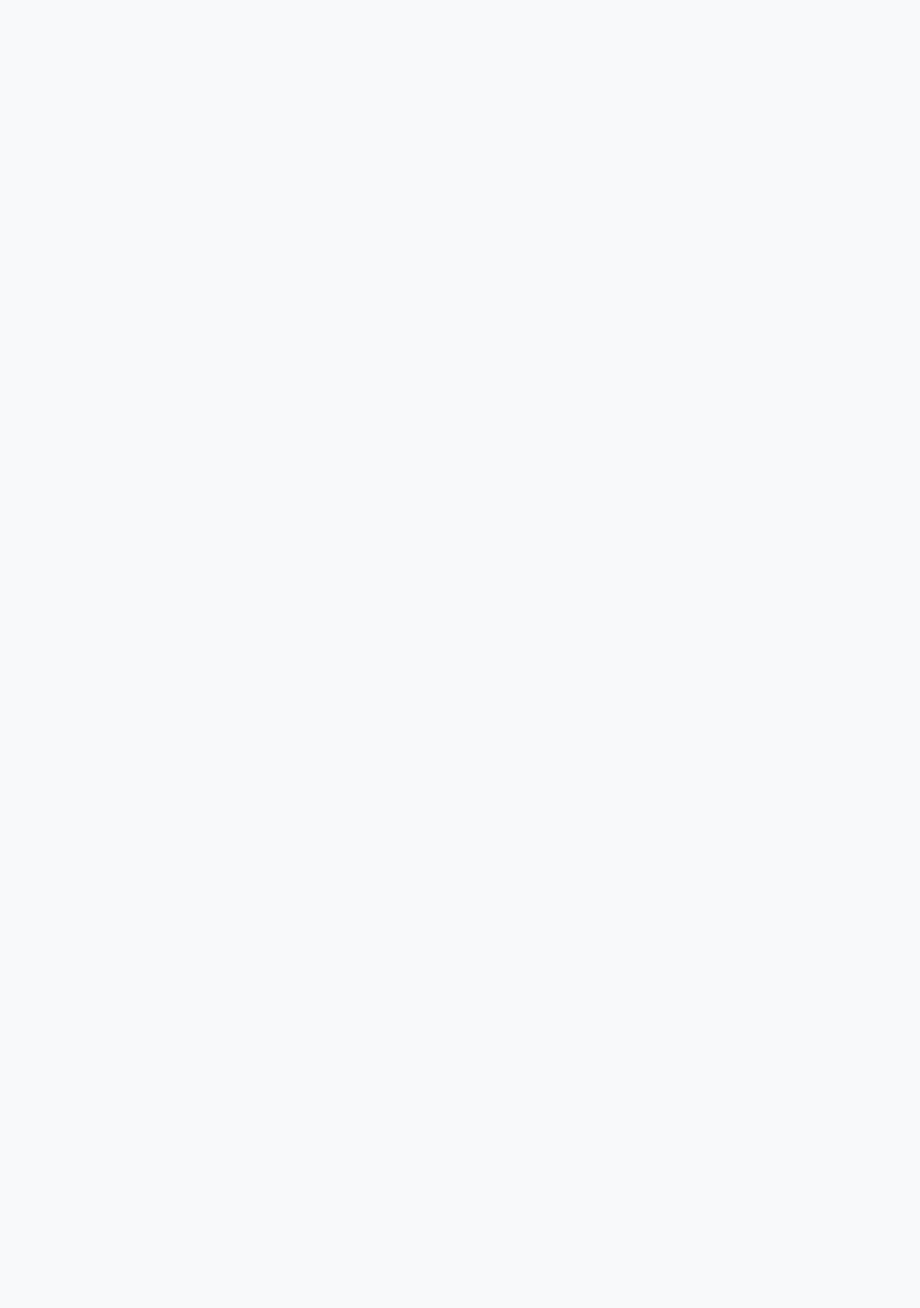
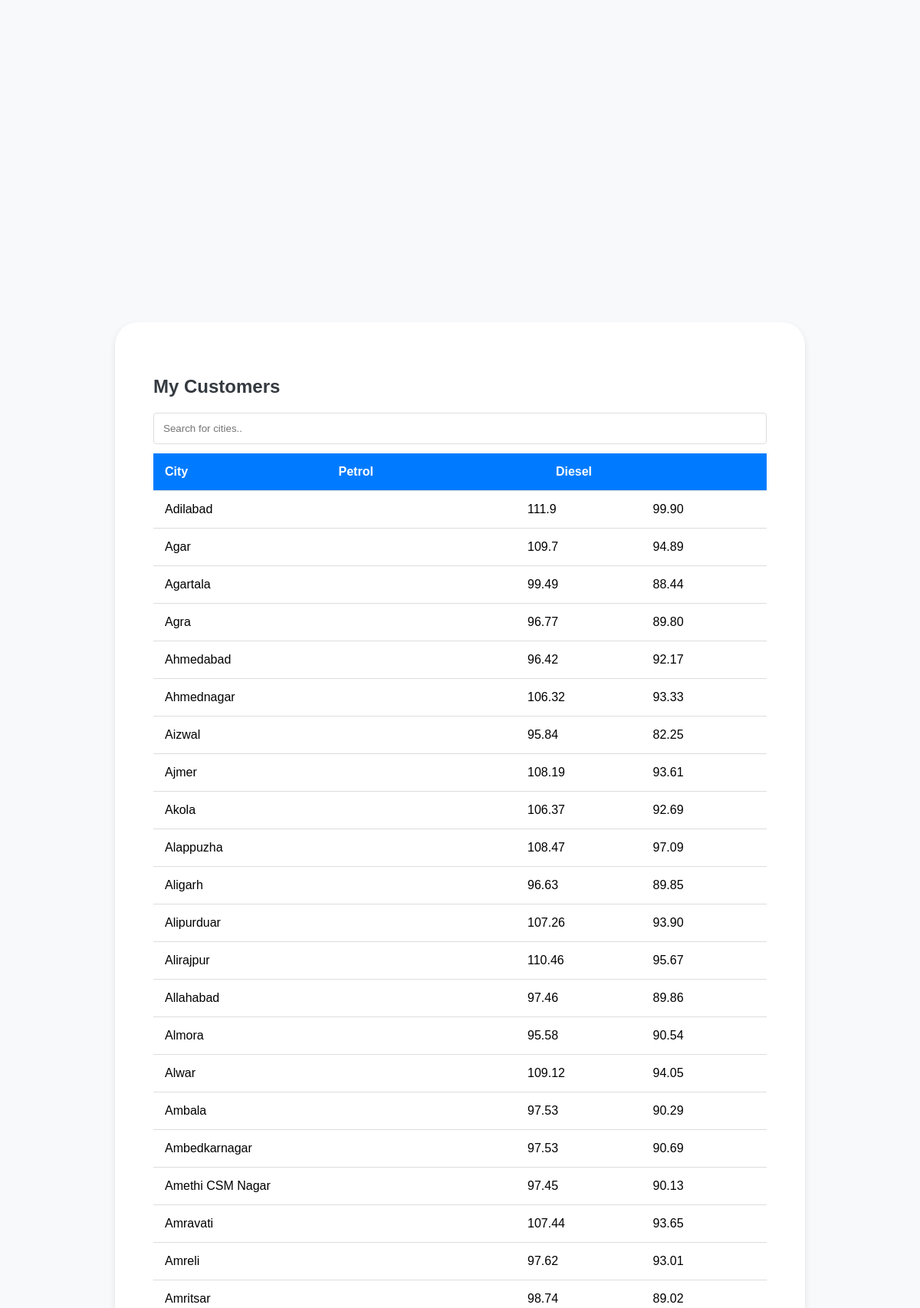
The page / (upper part) on the database its author committed (2 pictures, top to bottom).
### fuel_app/models.py (models this page shows, shortened)
class Fuel_price(models.Model):
    city_name = models.CharField(max_length=255)
    petrol_price=models.CharField(max_length=255)
    diesel_price=models.CharField(max_length=255)

### fuel_app/views.py (the view)
# urls.py: path('', views.Get_Price,name="price"),
def Get_Price(request):
    records = Fuel_price.objects.all().order_by('city_name')
    data = [{'city_name': record.city_name, 'petrol_price': record.petrol_price, 'diesel_price': record.diesel_price} for record in records]
    return render(request,"index.html",{"data":data})

### templates/index.html (shortened to what this page needs)
<!DOCTYPE html>
<html lang="en">
<head>
  <link rel="stylesheet" type="text/css" href="https://cdn.datatables.net/1.10.25/css/jquery.dataTables.css">
</head>
<body>
  <div class="container">
    <h2>My Customers</h2>
    <input type="text" id="myInput" onkeyup="myFunction()" placeholder="Search for cities.." title="Type in a city">
    <table >
      <thead>
        <tr>
          <th>City</th>
          <th>Petrol</th>
          <th>Diesel</th>
        </tr>
      </thead>
    </table>
    <div class="table-body">
        <table id="myTable">
          <tbody>
            {% for record in data %}
            <tr>
              <td data-label="City">{{ record.city_name }}</td>
              <td data-label="Petrol">{{ record.petrol_price }}</td>
              <td data-label="Diesel">{{ record.diesel_price }}</td>
            </tr>
            {% endfor %}
          </tbody>
        </table>
    </div>
  </div>
</body>
</html>

### rows shown on the page
Fuel_price: city_name "Adilabad", petrol_price "111.9", diesel_price "99.90"
Fuel_price: city_name "Agar", petrol_price "109.7", diesel_price "94.89"
Fuel_price: city_name "Agartala", petrol_price "99.49", diesel_price "88.44"
Fuel_price: city_name "Agra", petrol_price "96.77", diesel_price "89.80"
Fuel_price: city_name "Ahmedabad", petrol_price "96.42", diesel_price "92.17"
Fuel_price: city_name "Ahmednagar", petrol_price "106.32", diesel_price "93.33"
Fuel_price: city_name "Aizwal", petrol_price "95.84", diesel_price "82.25"
Fuel_price: city_name "Ajmer", petrol_price "108.19", diesel_price "93.61"
Fuel_price: city_name "Akola", petrol_price "106.37", diesel_price "92.69"
Fuel_price: city_name "Alappuzha", petrol_price "108.47", diesel_price "97.09"
Fuel_price: city_name "Aligarh", petrol_price "96.63", diesel_price "89.85"
Fuel_price: city_name "Alipurduar", petrol_price "107.26", diesel_price "93.90"
Fuel_price: city_name "Alirajpur", petrol_price "110.46", diesel_price "95.67"
Fuel_price: city_name "Allahabad", petrol_price "97.46", diesel_price "89.86"
Fuel_price: city_name "Almora", petrol_price "95.58", diesel_price "90.54"
Fuel_price: city_name "Alwar", petrol_price "109.12", diesel_price "94.05"
Fuel_price: city_name "Ambala", petrol_price "97.53", diesel_price "90.29"
Fuel_price: city_name "Ambedkarnagar", petrol_price "97.53", diesel_price "90.69"
Fuel_price: city_name "Amethi CSM Nagar", petrol_price "97.45", diesel_price "90.13"
Fuel_price: city_name "Amravati", petrol_price "107.44", diesel_price "93.65"
Fuel_price: city_name "Amreli", petrol_price "97.62", diesel_price "93.01"
Fuel_price: city_name "Amritsar", petrol_price "98.74", diesel_price "89.02"
